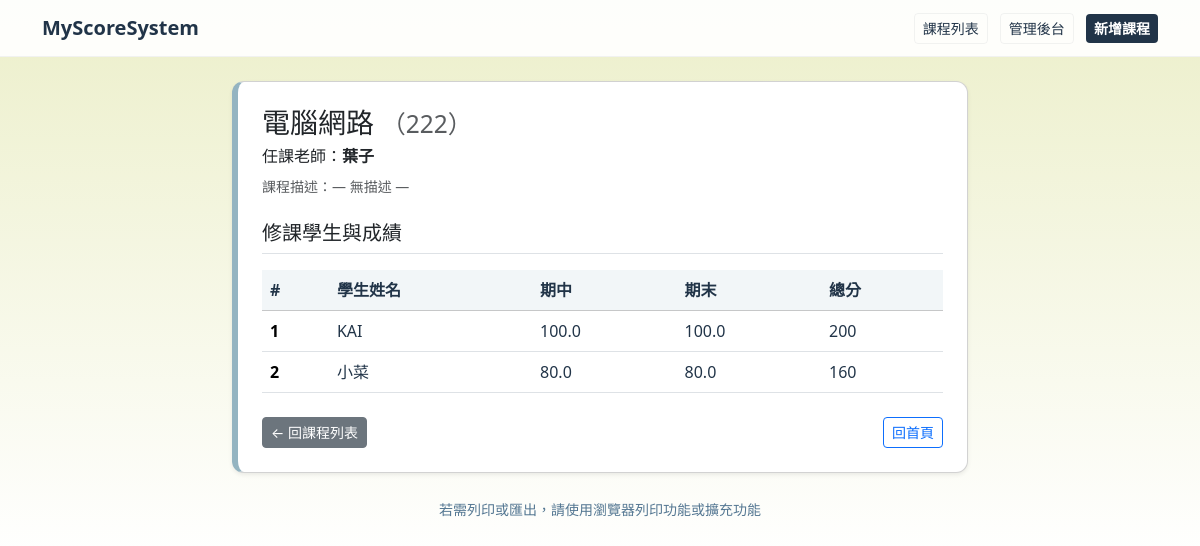
/courses/2/, run on the app's committed database.
### course/models.py (models this page shows, shortened)
class Course(models.Model):
    course_id = models.CharField(max_length=10, verbose_name='課程代碼')
    name = models.CharField(max_length=100, verbose_name='課程名稱')
    teacher = models.CharField(max_length=50, verbose_name='授課教師')
    students = models.ManyToManyField(Student, through='Enrollment')

class Enrollment(models.Model):
    student = models.ForeignKey(Student, on_delete=models.CASCADE, verbose_name='學生')
    course = models.ForeignKey(Course, on_delete=models.CASCADE, verbose_name='課程')
    midterm_score = models.FloatField(verbose_name='期中成績')
    final_score = models.FloatField(verbose_name='期末成績')

class Student(models.Model):
    name = models.CharField(max_length=50, verbose_name='學生姓名')

### course/views.py (the view)
# urls.py: path('courses/<int:course_id>/', views.course_detail, name='course_detail'),
def course_detail(request, course_id):
    course = get_object_or_404(Course, id=course_id)
    enrollments = Enrollment.objects.filter(course=course)
    return render(request, 'course_detail.html', {'course': course, 'enrollments': enrollments})

### templates/course_detail.html (shortened to what this page needs)
{% extends 'base.html' %}
{% block content %}
    <div class="row">
        <div class="col-lg-8 mx-auto">
            <div class="card course-card shadow-sm mb-4 accent-left">
                <div class="card-body">
                    <h3 class="card-title mb-1">
                        {{ course.name }} <small class="text-muted">（{{ course.course_id }}）</small>
                    </h3>
                    <p class="mb-2">任課老師：<strong>{{ course.teacher }}</strong></p>
                    <p class="text-muted small mb-3">課程描述：{% if course.description %}{{ course.description }}{% else %}— 無描述 —{% endif %}</p>
                    <h5 class="mt-4 mb-3 border-bottom pb-2">修課學生與成績</h5>
                    <div class="table-responsive">
                        <table class="table table-hover align-middle mb-0">
                            <thead class="table-light">
                                <tr>
                                    <th scope="col">#</th>
                                    <th scope="col">學生姓名</th>
                                    <th scope="col">期中</th>
                                    <th scope="col">期末</th>
                                    <th scope="col">總分</th>
                                </tr>
                            </thead>
                            <tbody>
                                {% for e in enrollments %}
                                <tr>
                                    <th scope="row">{{ forloop.counter }}</th>
                                    <td>{{ e.student.name }}</td>
                                    <td>{{ e.midterm_score }}</td>
                                    <td>{{ e.final_score }}</td>
                                    <td>{{ e.midterm_score|add:e.final_score }}</td>
                                </tr>
                                {% empty %}
                                <tr>
                                    <td colspan="5" class="text-center text-muted py-3">目前尚無學生修課或尚未輸入成績。</td>
                                </tr>
                                {% endfor %}
                            </tbody>
                        </table>
                    </div>
                    <div class="d-flex justify-content-between mt-4">
                        <a class="btn btn-secondary btn-sm" href="{% url 'course_list' %}">← 回課程列表</a>
                        <a class="btn btn-outline-primary btn-sm" href="/">回首頁</a>
                    </div>
                </div>
            </div>
            <footer class="text-center mt-3 mb-4"><small>若需列印或匯出，請使用瀏覽器列印功能或擴充功能</small></footer>
        </div>
    </div>
{% endblock %}

### templates/base.html (style rules this page uses)
:root { --bg-light: #ECEFCA; --bg-2: #ffffff; --surface: #94B4C1; --btn-deep: #213448; --btn-dark: #547792; --text: #213448; --muted: #547792; }
html,body { height:100%; }
body { font-family: "Noto Sans TC", system-ui, -apple-system, "Segoe UI", Roboto, Arial, "Helvetica Neue", sans-serif; background: linear-gradient(180deg, var(--bg-light) 0%, var(--bg-2) 70%); color: var(--text); -webkit-font-smoothing:antialiased; -moz-osx-font-smoothing:grayscale; }
.card { border-radius:12px; box-shadow: 0 8px 24px rgba(33,52,72,0.05); }
.card .card-body { padding:1.5rem; }
.accent-left { border-left:6px solid var(--surface); }
table.table thead th { background: rgba(148,180,193,0.12); color: var(--btn-deep); }
table.table tbody td { color: var(--text); }
footer small { color: var(--muted); }

### data on the page
Course: name "電腦網路", course_id "222", teacher "葉子"
Enrollment: student.name "KAI", midterm_score "100.0", final_score "100.0", midterm_score|add "200"
Enrollment: student.name "小菜", midterm_score "80.0", final_score "80.0", midterm_score|add "160"
